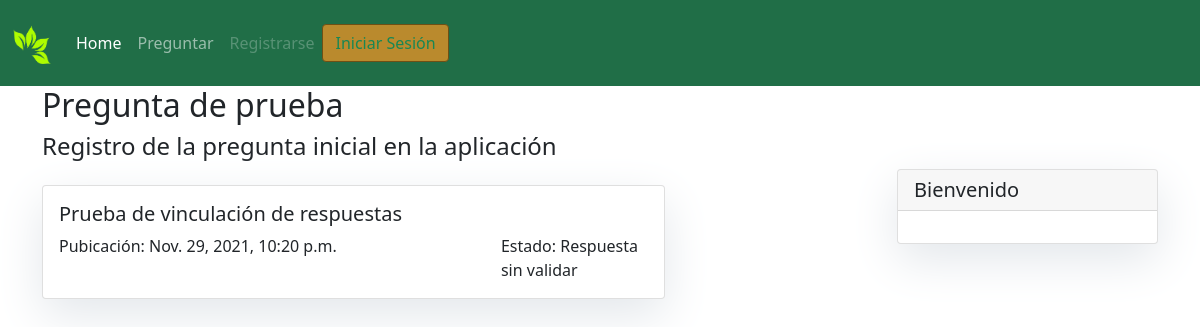
Before: /1/ with the older database file.
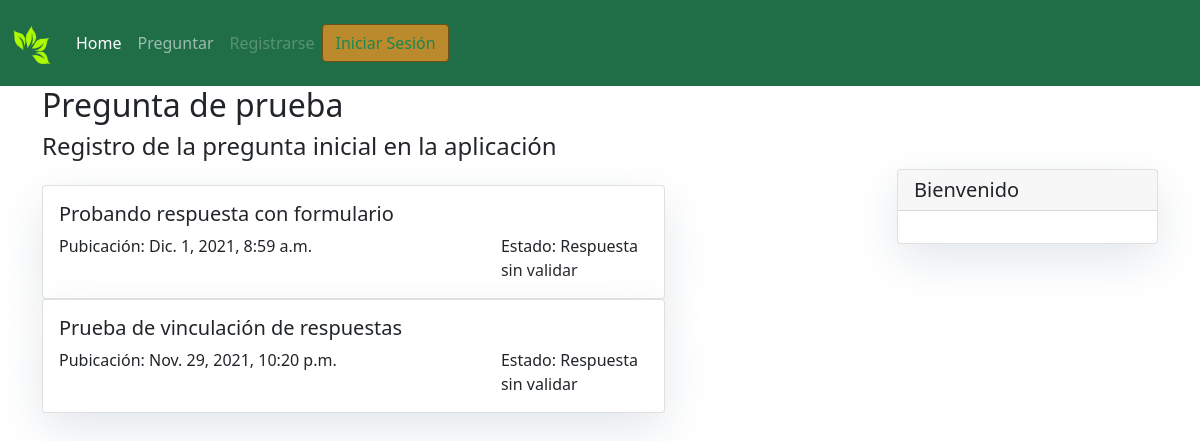
After: the same page with the newer database file.
### q_and_a/models.py (models this page shows, shortened)
class Respuesta(models.Model):
    contenido = models.TextField()
    fecha_respuesta = models.DateTimeField()
    pregunta = models.ForeignKey(Pregunta, on_delete=models.CASCADE)
    status = models.IntegerField(choices=CORRECTA, default=0)
    class Meta:
        ordering = ['-fecha_respuesta']

### q_and_a/views.py (the view)
# urls.py: path('<int:pk>/', views.DetallesPregunta.as_view(), name='detalles'),
class DetallesPregunta(generic.DetailView):
    model = Pregunta
    template_name = 'detalles_pregunta.html'

### templates/detalles_pregunta.html (shortened to what this page needs)
{% extends "base.html" %}
{% block content %}
    <h2> {{ pregunta.titulo }} </h2>
    <h4>{{ pregunta.detalle }}</h4>
    <div class="col-md-9 mt-3 left">
        {% for respuesta in pregunta.respuesta_set.all %}
        <div class="card w-75" id="#">
            <div class="card-body">
                <h5 class="card-title">{{ respuesta.contenido }}</h5>
                <p class="card-text">
                    <span style="float: left; width: 75%;">
                        Pubicación: {{ respuesta.fecha_respuesta }}
                    </span>
                    <span style="float: left; width: 25%;">
                        Estado: {{ respuesta.get_status_display }}
                    </span>
                </p>
            </div>
        </div>
        {% endfor %}
    </div>
    {% block sidebar %} {% include 'tarjeta_usuario.html' %} {% endblock sidebar %}
    {% block javascript %}
        {% load static %}
    {% endblock javascript %}
{% endblock content %}

Changed rows visible on the page:
added Respuesta: contenido "Probando respuesta con formulario", fecha_respuesta "Dic. 1, 2021, 8:59 a.m.", status "Respuesta sin validar"
